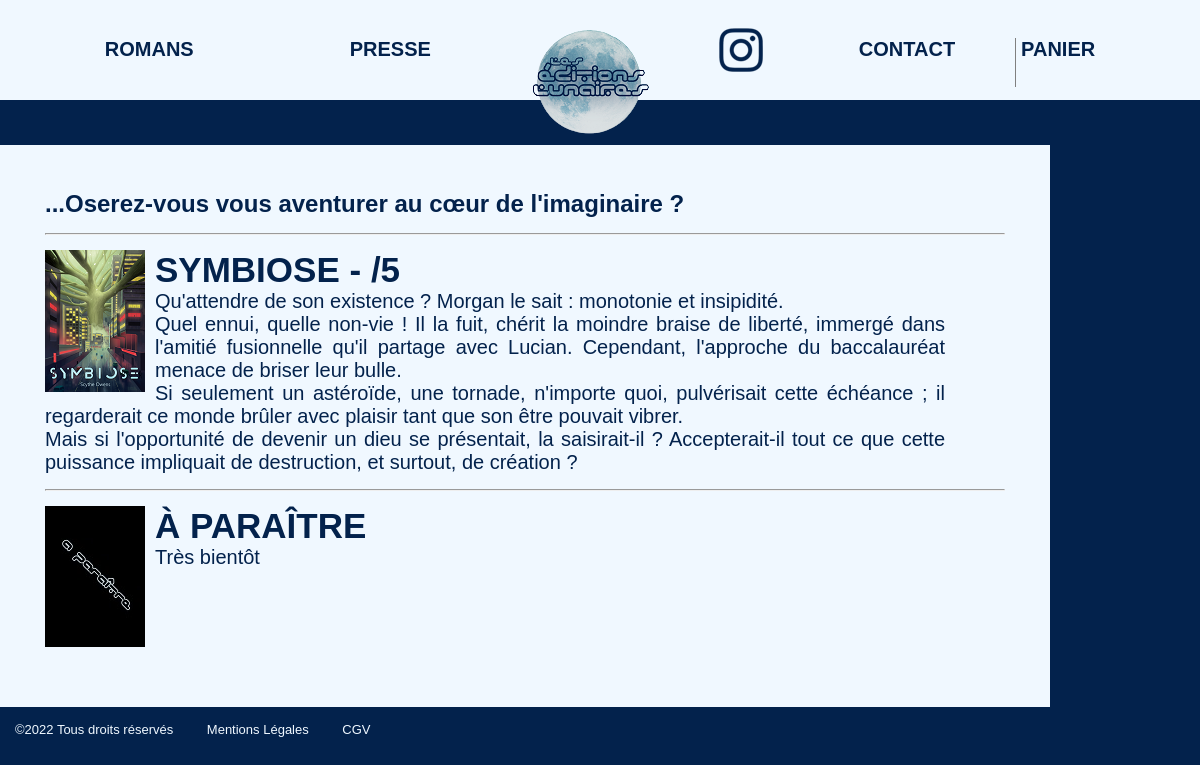
The app's page /site/romans.php with its own data.
### tables this page shows
CREATE TABLE `listelivres` (
  `id` int(11) NOT NULL,
  `titre` varchar(255) NOT NULL,
  `genre` varchar(255) NOT NULL,
  `longueur` int(3) UNSIGNED NOT NULL,
  `dimensions` varchar(255) NOT NULL,
  `poids` int(3) UNSIGNED NOT NULL,
  `auteur` varchar(255) NOT NULL,
  `isbnbroche` varchar(15) NOT NULL,
  `prixbroche` decimal(4,2) UNSIGNED NOT NULL,
  `isbnnumerique` varchar(15) NOT NULL,
  `prixnumerique` decimal(4,2) UNSIGNED NOT NULL,
  `resume` text NOT NULL,
  `note` decimal(4,2) DEFAULT NULL,
  `sortie` date NOT NULL,
  `stock` int(4) NOT NULL
);

### site/romans.php (the view)
<?php include('header.php'); ?>
     <main>
        <section class="repertoire">
            <h1>...Oserez-vous vous aventurer au c&oelig;ur de l&apos;imaginaire ?</h1>
            <hr />
            <?php $query = $db->prepare('SELECT * FROM listelivres');
                $query->execute();
                $livre = $query->fetchAll();
                foreach ($livre as $titre){
            ?>
                <article class="entree">
                    <img src="image/<?php echo $titre['titre']; ?>Mini.png"/>
                    <h2><?php echo '<a href=\'ficheRoman.php?id='  .$titre['id'].
                    '\' title = \'Acc&eacute;dez &agrave; la fiche d&eacute;taill&eacute;e\'>'.$titre['titre'].'</a>'; ?> - <?php echo $titre['note'];?>/5 </h2>
                    <p><?php echo $titre['resume']; ?><p>
                </article>
                <hr/>
            <?php
                }
            ?>
            <article class="entree">
                <img src="image/aParaitre.jpg" alt="fond noir, &agrave; para&icirc;tre" />
                <h2>&Agrave; para&icirc;tre</h2>
                <p>
                    Tr&egrave;s bient&ocirc;t
                    <br /><br /><br /><br /><br /><br /><br />
                </p>
            </article>
        </section>
    </main>
 <?php include('footer.php'); ?>

### site/header.php (shortened to what this page needs)
<!DOCTYPE html>
<html lang="fr">
<head>
    <link rel="stylesheet" href="style/style.css" />
</head>
<body>
<header>
    <nav>
        <ul class="menu">
            <li class="romans"><a href="romans.php" title="Les romans &agrave; d&eacute;couvrir"> Romans </a></li>
            <li class="presse"><a href="presse.php" title="Communiqu&eacute;s et apparitions"> Presse </a></li>
            <li id="logo"><a href="index.php" title="Page d'accueil"> <img src="image/lune.png" alt="Logo"/></a></li>
            <li class="reseaux"><a href="https://www.instagram.com/scythe_owens/" target="blank" title="Retrouvez nous sur instagram"><img src="image/logoInsta.png"></a></li>
            <li class="contact"><a href="contact.php" title="Formulaire de contact"> Contact </a></li>
            <li class="panier"><a href="panier.php" title="Votre panier"> Panier </a></li>
        </ul>
    </nav>
</header>

### site/footer.php
<footer>
    <ul>
        <li>&copy;2022 Tous droits r&eacute;serv&eacute;s</li>
        <li><a href="mentionsLegales.php" title="Consultez les mentions l&eacute;gales"> Mentions L&eacute;gales </a></li>
        <li><a href="cgv.php" title="Consultez les conditions g&eacute;n&eacute;rales de vente"> CGV </a></li>
    </ul>
</footer>
</body>
</html>

### site/style/style.css (style rules this page uses)
body { background-color: rgb(3 34 76); font-family: Arial, Helvetica, sans-serif; }
header { background-color: aliceblue; width: 100%; height: 100px; position: fixed; top: 0px; border-bottom: 15px solid rgb(3 34 76); text-transform: uppercase; font-size: 20px; font-weight: bold; z-index: 3; }
#logo { position: absolute; left: 41vw; top: -20px; }
nav ul { display: flex; justify-content: center; margin: 38px 15px 38px 15px; list-style-type: none; }
.romans { display: inline-block; position: relative; left: -25vw; }
.reseaux { display: inline-block; position: relative; top: -10px; left: 12vw; }
.presse { display: inline-block; position: relative; left: -12vw; }
.contact { display: inline-block; position: relative; left: 20vw; }
.panier { display: inline-block; position: relative; left: 25vw; padding-left: 5px; border-left: 1px solid grey; }
nav a { text-decoration: none; color: rgb(3 34 76); }
.repertoire { margin: 145px 0 15px 0; width: 80vw; background-color: aliceblue; padding: 45px 45px 0px 45px; text-align: justify; color: rgb(3 34 76); margin-bottom: 10px; }
hr { margin: 15px 0px 15px 0px; }
.entree a { text-decoration: none; color: rgb(3 34 76); }
.entree h2 { text-transform: uppercase; font-weight: bolder; font-size: 35px; }
.entree img { float: left; margin-right: 10px; }
.entree p { width: 75vw; font-size: 20px; }
footer { margin: 15px 0 15px 0; color: aliceblue; font-size: small; }
footer li { display: inline-block; list-style-type: none; padding: 0 15px 0 15px; }
footer a { text-decoration: none; color: aliceblue; }

### records on screen
listelivres: titre (picture), titre "SYMBIOSE", resume "Qu'attendre de son existence ? Morgan le sait : monotonie et insipidité. Quel ennui, quelle non-vie ! Il la fuit, chérit la moindre braise de liberté, immergé dans l'amitié fusionnelle qu'il partage avec Lucian. Cependant, l'approche du baccalauréat menace de briser leur bulle. Si seulement un astéroïde, une tornade, n'importe quoi, pulvérisait cette échéance ; il regarderait ce monde brûler avec plaisir tant que son être pouvait vibrer. Mais si l'opportunité de devenir un dieu se présentait, la saisirait-il ? Accepterait-il tout ce que cette puissance impliquait de destruction, et surtout, de création ?"
